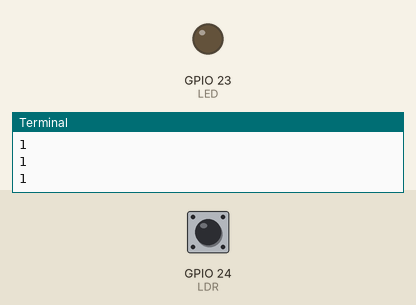
This program was run on a simulated Raspberry Pi (BCM pin numbers). Shown: output pins drawn as LEDs (lit = HIGH), the last lines printed to the terminal. Inputs (shaded band) come from the test bench; at power-on: GPIO 24 (LDR) HIGH.

Above: at 1.2 s.
1.3 s: GPIO 24 (LDR) pulled LOW for 0.15 s
At 1.5 s:
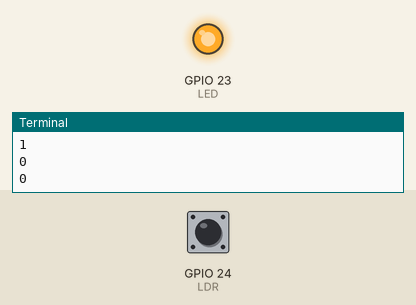
3.1 s: GPIO 24 (LDR) pulled LOW for 3.2 s
At 7.7 s:
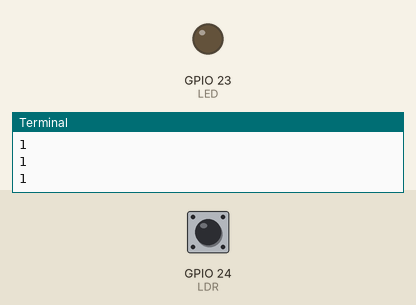
Timing chart, 0 to 9.2 s (numbered marks = the images above; inputs shaded):
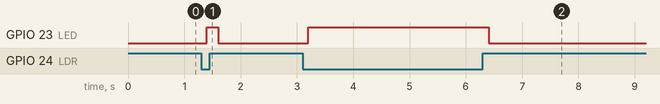

Measured:
- after the input at 1.3 s, GPIO 23 (LED): LOW → HIGH after 0.10 s, → LOW 0.20 s later
- after the input at 3.1 s, GPIO 23 (LED): LOW → HIGH after 0.10 s, → LOW 3.2 s later

The program:

Ldr_with_raspberry.py
```python
import RPi.GPIO as GPIO
from time import sleep

GPIO.setwarnings(False)
GPIO.setmode(GPIO.BCM)

LDR = 24
LED = 23

GPIO.setup(LDR,GPIO.IN,pull_up_down=GPIO.PUD_UP)
GPIO.setup(LED,GPIO.OUT)

while True:
    LDR_status = GPIO.input(LDR)
    print(LDR_status)
    sleep(0.1)
    if LDR_status == 1:
        GPIO.output(LED,GPIO.LOW)
    else:
        GPIO.output(LED,GPIO.HIGH)
```
